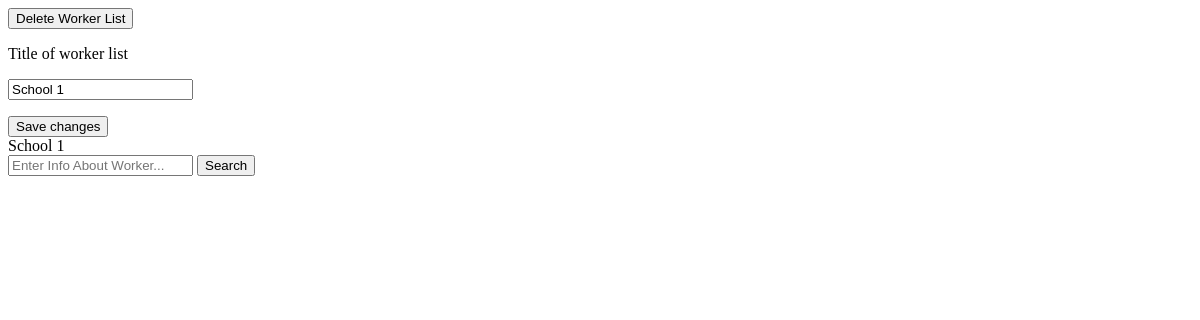
The app's page /workers/worker_list/1/, older data.
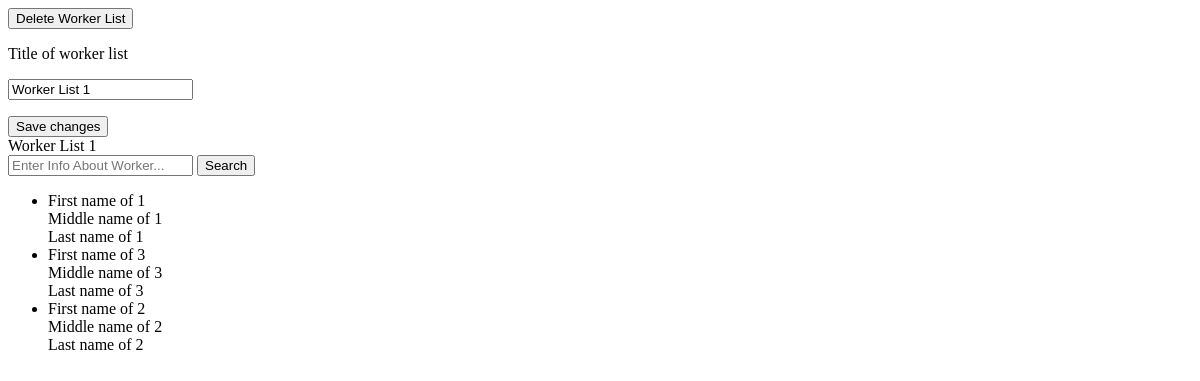
The same page, newer data.
### workers/models.py (models this page shows, shortened)
class WorkerList(models.Model):
    title = models.CharField(
        'Title of worker list', default='My Worker List', max_length=255)
    token = models.CharField(
        'Access token to worker list', max_length=40, null=True, blank=True)
    token_expiration_date = models.DateTimeField(
        'Expiration date of token', default=datetime.now() + timedelta(hours=3), blank=True)
    creation_date = models.DateField('Creation date', auto_now_add=True, blank=True)
    users = models.ManyToManyField(AUTH_USER_MODEL, verbose_name='')
    class Meta:
        db_table = 'worker_list'
        verbose_name = 'worker list'
        verbose_name_plural = 'worker lists'

class Worker(models.Model):
    STATUS = (
        ('active', 'active'),
        ('time_off', 'time off'),
        ('vacation', 'vacation'),
        ('overtime', 'overtime'),
        ('sick', 'sick'),
        ('decree', 'decree')
    )
    first_name = models.CharField('First name', max_length=50)
    middle_name = models.CharField('Middle name', max_length=50)
    last_name = models.CharField('Last name', max_length=50)
    birth_date = models.DateField('Birth date')
    worker_list = models.ForeignKey(
        WorkerList, on_delete=models.CASCADE,
        verbose_name='Worker list', related_name='workers'
    )
    add_date = models.DateField('Date of first creating', auto_now_add=True)
    job_title = models.CharField('Job title', max_length=255)
    status = models.CharField(
        'Working status', choices=STATUS,
        default='active', max_length=50
    )
    months_experience = models.PositiveSmallIntegerField(
        'Number of months of experience', default=0)
    wage_rate = models.DecimalField(
        'The rate for which the employee works',
        max_digits=3, decimal_places=2, default=1
    )
    wage_rate_salary = models.PositiveIntegerField(
        'Salary for one job', default=6000
    )
    content_type = models.ForeignKey(
        ContentType, on_delete=models.CASCADE, null=True, blank=True,
        verbose_name='Worker extension. Like a teacher or a cook. '
                     'Leave blank if this is a regular employee'
    )
    object_id = models.PositiveIntegerField(
        'Id of extension type. E.g. id of `TeacherType`', null=True, blank=True)
    extension_type = GenericForeignKey()
    salary_info = models.ForeignKey(
        'salary_info.WorkerSalaryInfo', on_delete=models.DO_NOTHING,
        verbose_name='Model with fields for salary calculation'
    )
    class Meta:
        db_table = 'worker'
        verbose_name = 'worker'
        verbose_name_plural = 'workers'
        unique_together = 'content_type', 'object_id'

### workers/views.py (the view)
class WorkerListView(DetailView):
    model = WorkerList
    context_object_name = 'worker_list'
    template_name = 'workers/worker_list.html'
    form_class = WorkerListForm
    object = None
    def _get_workers_queryset(self) -> QuerySet:
        return self.object.workers.all()
    def get_context_data(self, **kwargs) -> dict:
        self.object = self.get_object()
        kwargs['workers'] = self._get_workers_queryset()
        kwargs['form'] = self.form_class(instance=self.object)
        return super().get_context_data(**kwargs)

### workers/forms.py
class WorkerListForm(forms.ModelForm):
    class Meta:
        model = WorkerList
        fields = 'title',

### templates/workers/worker_list.html (shortened to what this page needs)
{% extends 'base.html' %}
{% block content %}
  <form action="{% url 'workers:worker_list_delete' worker_list.pk %}" method="POST">
    <button>Delete Worker List</button>
  </form>
  <form action="{% url 'workers:worker_list_update' worker_list.pk %}" method="POST">
    {% include 'include/post_form_content.html' %}
    <button>Save changes</button>
  </form>
  <div>{{ worker_list.title }}</div>
  <form action="{% url 'workers:workers_search' worker_list.pk %}" method="GET">
    <input type="search" placeholder="Enter Info About Worker..." name="q">
    <button>Search</button>
  </form>
  <ul>
    {% for worker in workers %}
      <li>
        <div>{{ worker.first_name }}</div>
        <div>{{ worker.middle_name }}</div>
        <div>{{ worker.last_name }}</div>
      </li>
    {% endfor %}
  </ul>
{% endblock %}

### templates/base.html (shortened to what this page needs)
<!DOCTYPE html>
<html lang="en">
<head>
</head>
<body>
{% block content %}{% endblock %}
</body>
</html>

### templates/include/post_form_content.html (shortened to what this page needs)
{% for field in form %}
  <p>{{ field.label }}</p>
  <p>{{ field }}</p>
{% endfor %}

Row changes from the older to the newer data that the page shows:
changed WorkerList: title "School 1" → "Worker List 1"
added Worker: first_name "First name of 1", middle_name "Middle name of 1", last_name "Last name of 1"
added Worker: first_name "First name of 3", middle_name "Middle name of 3", last_name "Last name of 3"
added Worker: first_name "First name of 2", middle_name "Middle name of 2", last_name "Last name of 2"
